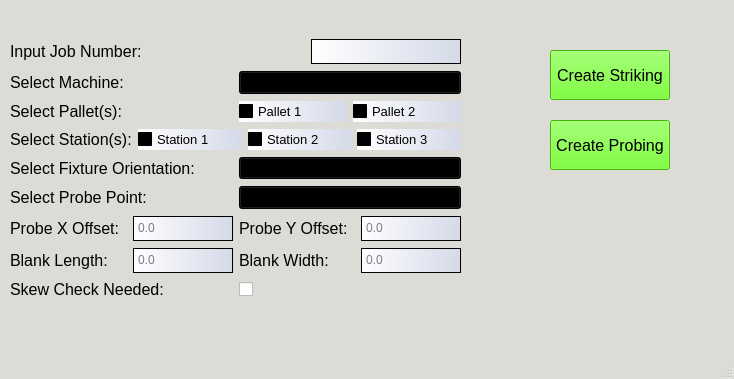
<?xml version="1.0" encoding="UTF-8"?>
<ui version="4.0">
 <class>MainWindow</class>
 <widget class="QMainWindow" name="MainWindow">
  <property name="geometry">
   <rect>
    <x>0</x>
    <y>0</y>
    <width>734</width>
    <height>379</height>
   </rect>
  </property>
  <property name="palette">
   <palette>
    <active>
     <colorrole role="WindowText">
      <brush brushstyle="SolidPattern">
       <color alpha="255">
        <red>0</red>
        <green>0</green>
        <blue>0</blue>
       </color>
      </brush>
     </colorrole>
     <colorrole role="Dark">
      <brush brushstyle="SolidPattern">
       <color alpha="255">
        <red>154</red>
        <green>154</green>
        <blue>154</blue>
       </color>
      </brush>
     </colorrole>
     <colorrole role="Text">
      <brush brushstyle="SolidPattern">
       <color alpha="255">
        <red>0</red>
        <green>0</green>
        <blue>0</blue>
       </color>
      </brush>
     </colorrole>
     <colorrole role="ButtonText">
      <brush brushstyle="SolidPattern">
       <color alpha="255">
        <red>0</red>
        <green>0</green>
        <blue>0</blue>
       </color>
      </brush>
     </colorrole>
     <colorrole role="Base">
      <brush brushstyle="SolidPattern">
       <color alpha="255">
        <red>255</red>
        <green>255</green>
        <blue>255</blue>
       </color>
      </brush>
     </colorrole>
     <colorrole role="Window">
      <brush brushstyle="SolidPattern">
       <color alpha="255">
        <red>221</red>
        <green>219</green>
        <blue>214</blue>
       </color>
      </brush>
     </colorrole>
    </active>
    <inactive>
     <colorrole role="WindowText">
      <brush brushstyle="SolidPattern">
       <color alpha="255">
        <red>0</red>
        <green>0</green>
        <blue>0</blue>
       </color>
      </brush>
     </colorrole>
     <colorrole role="Dark">
      <brush brushstyle="SolidPattern">
       <color alpha="255">
        <red>154</red>
        <green>154</green>
        <blue>154</blue>
       </color>
      </brush>
     </colorrole>
     <colorrole role="Text">
      <brush brushstyle="SolidPattern">
       <color alpha="255">
        <red>0</red>
        <green>0</green>
        <blue>0</blue>
       </color>
      </brush>
     </colorrole>
     <colorrole role="ButtonText">
      <brush brushstyle="SolidPattern">
       <color alpha="255">
        <red>0</red>
        <green>0</green>
        <blue>0</blue>
       </color>
      </brush>
     </colorrole>
     <colorrole role="Base">
      <brush brushstyle="SolidPattern">
       <color alpha="255">
        <red>255</red>
        <green>255</green>
        <blue>255</blue>
       </color>
      </brush>
     </colorrole>
     <colorrole role="Window">
      <brush brushstyle="SolidPattern">
       <color alpha="255">
        <red>221</red>
        <green>219</green>
        <blue>214</blue>
       </color>
      </brush>
     </colorrole>
    </inactive>
    <disabled>
     <colorrole role="WindowText">
      <brush brushstyle="SolidPattern">
       <color alpha="255">
        <red>154</red>
        <green>154</green>
        <blue>154</blue>
       </color>
      </brush>
     </colorrole>
     <colorrole role="Dark">
      <brush brushstyle="SolidPattern">
       <color alpha="255">
        <red>154</red>
        <green>154</green>
        <blue>154</blue>
       </color>
      </brush>
     </colorrole>
     <colorrole role="Text">
      <brush brushstyle="SolidPattern">
       <color alpha="255">
        <red>154</red>
        <green>154</green>
        <blue>154</blue>
       </color>
      </brush>
     </colorrole>
     <colorrole role="ButtonText">
      <brush brushstyle="SolidPattern">
       <color alpha="255">
        <red>154</red>
        <green>154</green>
        <blue>154</blue>
       </color>
      </brush>
     </colorrole>
     <colorrole role="Base">
      <brush brushstyle="SolidPattern">
       <color alpha="255">
        <red>221</red>
        <green>219</green>
        <blue>214</blue>
       </color>
      </brush>
     </colorrole>
     <colorrole role="Window">
      <brush brushstyle="SolidPattern">
       <color alpha="255">
        <red>221</red>
        <green>219</green>
        <blue>214</blue>
       </color>
      </brush>
     </colorrole>
    </disabled>
   </palette>
  </property>
  <property name="windowTitle">
   <string>Auto Strike/Probe Generator</string>
  </property>
  <property name="styleSheet">
   <string notr="true">background-color: rgb(200, 200, 200,rgb(50,50,50));</string>
  </property>
  <widget class="QWidget" name="centralwidget">
   <widget class="QPushButton" name="striking_pushbutton">
    <property name="geometry">
     <rect>
      <x>550</x>
      <y>50</y>
      <width>120</width>
      <height>50</height>
     </rect>
    </property>
    <property name="sizePolicy">
     <sizepolicy hsizetype="Minimum" vsizetype="Fixed">
      <horstretch>0</horstretch>
      <verstretch>0</verstretch>
     </sizepolicy>
    </property>
    <property name="palette">
     <palette>
      <active>
       <colorrole role="Button">
        <brush brushstyle="SolidPattern">
         <color alpha="255">
          <red>85</red>
          <green>255</green>
          <blue>0</blue>
         </color>
        </brush>
       </colorrole>
       <colorrole role="Base">
        <brush brushstyle="SolidPattern">
         <color alpha="255">
          <red>85</red>
          <green>255</green>
          <blue>0</blue>
         </color>
        </brush>
       </colorrole>
       <colorrole role="Window">
        <brush brushstyle="SolidPattern">
         <color alpha="255">
          <red>85</red>
          <green>255</green>
          <blue>0</blue>
         </color>
        </brush>
       </colorrole>
      </active>
      <inactive>
       <colorrole role="Button">
        <brush brushstyle="SolidPattern">
         <color alpha="255">
          <red>85</red>
          <green>255</green>
          <blue>0</blue>
         </color>
        </brush>
       </colorrole>
       <colorrole role="Base">
        <brush brushstyle="SolidPattern">
         <color alpha="255">
          <red>85</red>
          <green>255</green>
          <blue>0</blue>
         </color>
        </brush>
       </colorrole>
       <colorrole role="Window">
        <brush brushstyle="SolidPattern">
         <color alpha="255">
          <red>85</red>
          <green>255</green>
          <blue>0</blue>
         </color>
        </brush>
       </colorrole>
      </inactive>
      <disabled>
       <colorrole role="Button">
        <brush brushstyle="SolidPattern">
         <color alpha="255">
          <red>85</red>
          <green>255</green>
          <blue>0</blue>
         </color>
        </brush>
       </colorrole>
       <colorrole role="Base">
        <brush brushstyle="SolidPattern">
         <color alpha="255">
          <red>85</red>
          <green>255</green>
          <blue>0</blue>
         </color>
        </brush>
       </colorrole>
       <colorrole role="Window">
        <brush brushstyle="SolidPattern">
         <color alpha="255">
          <red>85</red>
          <green>255</green>
          <blue>0</blue>
         </color>
        </brush>
       </colorrole>
      </disabled>
     </palette>
    </property>
    <property name="font">
     <font>
      <pointsize>12</pointsize>
     </font>
    </property>
    <property name="styleSheet">
     <string notr="true">background-color: rgb(85, 255, 0);</string>
    </property>
    <property name="text">
     <string>Create Striking</string>
    </property>
   </widget>
   <widget class="QPushButton" name="probing_pushbutton">
    <property name="geometry">
     <rect>
      <x>550</x>
      <y>120</y>
      <width>120</width>
      <height>50</height>
     </rect>
    </property>
    <property name="sizePolicy">
     <sizepolicy hsizetype="Minimum" vsizetype="Fixed">
      <horstretch>0</horstretch>
      <verstretch>0</verstretch>
     </sizepolicy>
    </property>
    <property name="palette">
     <palette>
      <active>
       <colorrole role="Button">
        <brush brushstyle="SolidPattern">
         <color alpha="255">
          <red>85</red>
          <green>255</green>
          <blue>0</blue>
         </color>
        </brush>
       </colorrole>
       <colorrole role="Base">
        <brush brushstyle="SolidPattern">
         <color alpha="255">
          <red>85</red>
          <green>255</green>
          <blue>0</blue>
         </color>
        </brush>
       </colorrole>
       <colorrole role="Window">
        <brush brushstyle="SolidPattern">
         <color alpha="255">
          <red>85</red>
          <green>255</green>
          <blue>0</blue>
         </color>
        </brush>
       </colorrole>
      </active>
      <inactive>
       <colorrole role="Button">
        <brush brushstyle="SolidPattern">
         <color alpha="255">
          <red>85</red>
          <green>255</green>
          <blue>0</blue>
         </color>
        </brush>
       </colorrole>
       <colorrole role="Base">
        <brush brushstyle="SolidPattern">
         <color alpha="255">
          <red>85</red>
          <green>255</green>
          <blue>0</blue>
         </color>
        </brush>
       </colorrole>
       <colorrole role="Window">
        <brush brushstyle="SolidPattern">
         <color alpha="255">
          <red>85</red>
          <green>255</green>
          <blue>0</blue>
         </color>
        </brush>
       </colorrole>
      </inactive>
      <disabled>
       <colorrole role="Button">
        <brush brushstyle="SolidPattern">
         <color alpha="255">
          <red>85</red>
          <green>255</green>
          <blue>0</blue>
         </color>
        </brush>
       </colorrole>
       <colorrole role="Base">
        <brush brushstyle="SolidPattern">
         <color alpha="255">
          <red>85</red>
          <green>255</green>
          <blue>0</blue>
         </color>
        </brush>
       </colorrole>
       <colorrole role="Window">
        <brush brushstyle="SolidPattern">
         <color alpha="255">
          <red>85</red>
          <green>255</green>
          <blue>0</blue>
         </color>
        </brush>
       </colorrole>
      </disabled>
     </palette>
    </property>
    <property name="font">
     <font>
      <pointsize>12</pointsize>
     </font>
    </property>
    <property name="styleSheet">
     <string notr="true">background-color: rgb(85, 255, 0);</string>
    </property>
    <property name="text">
     <string>Create Probing</string>
    </property>
   </widget>
   <widget class="QWidget" name="">
    <property name="geometry">
     <rect>
      <x>10</x>
      <y>38</y>
      <width>451</width>
      <height>265</height>
     </rect>
    </property>
    <layout class="QVBoxLayout" name="verticalLayout">
     <item>
      <layout class="QHBoxLayout" name="horizontalLayout_5">
       <item>
        <widget class="QLabel" name="job_number_label">
         <property name="font">
          <font>
           <pointsize>12</pointsize>
          </font>
         </property>
         <property name="styleSheet">
          <string notr="true"/>
         </property>
         <property name="text">
          <string>Input Job Number:</string>
         </property>
        </widget>
       </item>
       <item>
        <widget class="QTextEdit" name="job_number_entry_box">
         <property name="sizePolicy">
          <sizepolicy hsizetype="Fixed" vsizetype="Fixed">
           <horstretch>0</horstretch>
           <verstretch>0</verstretch>
          </sizepolicy>
         </property>
         <property name="maximumSize">
          <size>
           <width>150</width>
           <height>25</height>
          </size>
         </property>
         <property name="styleSheet">
          <string notr="true">background-color: qlineargradient(spread:pad, x1:0, y1:0, x1:2, y2:0, stop:0 rgba(170, 180, 210, 255), stop:1 rgba(255, 255, 255, 255));
</string>
         </property>
        </widget>
       </item>
      </layout>
     </item>
     <item>
      <layout class="QHBoxLayout" name="horizontalLayout_4">
       <item>
        <widget class="QLabel" name="machine_select_label">
         <property name="font">
          <font>
           <pointsize>12</pointsize>
          </font>
         </property>
         <property name="text">
          <string>Select Machine:</string>
         </property>
        </widget>
       </item>
       <item>
        <widget class="QComboBox" name="machine_select_combobox">
         <property name="sizePolicy">
          <sizepolicy hsizetype="Preferred" vsizetype="Fixed">
           <horstretch>0</horstretch>
           <verstretch>0</verstretch>
          </sizepolicy>
         </property>
         <property name="font">
          <font>
           <pointsize>10</pointsize>
          </font>
         </property>
         <property name="styleSheet">
          <string notr="true">background-color: qlineargradient(spread:pad, x1:0, y1:0, x1:2, y2:0, stop:0 rgba(170, 180, 210, 255), stop:1 rgba(255, 255, 255, 255));</string>
         </property>
         <item>
          <property name="text">
           <string>Bruce</string>
          </property>
         </item>
         <item>
          <property name="text">
           <string>Chuck</string>
          </property>
         </item>
         <item>
          <property name="text">
           <string>LittleBro</string>
          </property>
         </item>
	    <item>
          <property name="text">
           <string>Dutch</string>
          </property>
         </item>
         <item>
          <property name="text">
           <string>VanDamme</string>
          </property>
         </item>
        </widget>
       </item>
      </layout>
     </item>
     <item>
      <layout class="QHBoxLayout" name="horizontalLayout_3">
       <item>
        <widget class="QLabel" name="pallet_checkbox_label">
         <property name="font">
          <font>
           <pointsize>12</pointsize>
          </font>
         </property>
         <property name="text">
          <string>Select Pallet(s):</string>
         </property>
        </widget>
       </item>
       <item>
        <layout class="QHBoxLayout" name="horizontalLayout_2">
         <item>
          <widget class="QCheckBox" name="pallet_1_checkbox">
           <property name="font">
            <font>
             <pointsize>10</pointsize>
            </font>
           </property>
           <property name="styleSheet">
            <string notr="true">background-color: qlineargradient(spread:pad, x1:0, y1:0, x1:2, y2:0, stop:0 rgba(170, 180, 210, 255), stop:1 rgba(255, 255, 255, 255));</string>
           </property>
           <property name="text">
            <string>Pallet 1</string>
           </property>
           <property name="checked">
            <bool>false</bool>
           </property>
          </widget>
         </item>
         <item>
          <widget class="QCheckBox" name="pallet_2_checkbox">
           <property name="font">
            <font>
             <pointsize>10</pointsize>
            </font>
           </property>
           <property name="styleSheet">
            <string notr="true">background-color: qlineargradient(spread:pad, x1:0, y1:0, x1:2, y2:0, stop:0 rgba(170, 180, 210, 255), stop:1 rgba(255, 255, 255, 255));</string>
           </property>
           <property name="text">
            <string>Pallet 2</string>
           </property>
          </widget>
         </item>
        </layout>
       </item>
      </layout>
     </item>
     <item>
      <layout class="QHBoxLayout" name="horizontalLayout">
       <item>
        <widget class="QLabel" name="station_select_label">
         <property name="font">
          <font>
           <pointsize>12</pointsize>
          </font>
         </property>
         <property name="text">
          <string>Select Station(s):</string>
         </property>
        </widget>
       </item>
       <item>
        <widget class="QCheckBox" name="station_1_checkbox">
         <property name="font">
          <font>
           <pointsize>10</pointsize>
          </font>
         </property>
         <property name="styleSheet">
          <string notr="true">background-color: qlineargradient(spread:pad, x1:0, y1:0, x1:2, y2:0, stop:0 rgba(170, 180, 210, 255), stop:1 rgba(255, 255, 255, 255));</string>
         </property>
         <property name="text">
          <string>Station 1</string>
         </property>
        </widget>
       </item>
       <item>
        <widget class="QCheckBox" name="station_2_checkbox">
         <property name="font">
          <font>
           <pointsize>10</pointsize>
          </font>
         </property>
         <property name="styleSheet">
          <string notr="true">background-color: qlineargradient(spread:pad, x1:0, y1:0, x1:2, y2:0, stop:0 rgba(170, 180, 210, 255), stop:1 rgba(255, 255, 255, 255));</string>
         </property>
         <property name="text">
          <string>Station 2</string>
         </property>
        </widget>
       </item>
       <item>
        <widget class="QCheckBox" name="station_3_checkbox">
         <property name="font">
          <font>
           <pointsize>10</pointsize>
          </font>
         </property>
         <property name="styleSheet">
          <string notr="true">background-color: qlineargradient(spread:pad, x1:0, y1:0, x1:2, y2:0, stop:0 rgba(170, 180, 210, 255), stop:1 rgba(255, 255, 255, 255));</string>
         </property>
         <property name="text">
          <string>Station 3</string>
         </property>
        </widget>
       </item>
      </layout>
     </item>
     <item>
      <layout class="QHBoxLayout" name="horizontalLayout_6">
       <item>
        <widget class="QLabel" name="orientation_label">
         <property name="font">
          <font>
           <pointsize>12</pointsize>
          </font>
         </property>
         <property name="text">
          <string>Select Fixture Orientation:</string>
         </property>
        </widget>
       </item>
       <item>
        <widget class="QComboBox" name="orientation_combobox">
         <property name="styleSheet">
          <string notr="true">background-color: qlineargradient(spread:pad, x1:0, y1:0, x1:2, y2:0, stop:0 rgba(170, 180, 210, 255), stop:1 rgba(255, 255, 255, 255));</string>
         </property>
         <item>
          <property name="text">
           <string>Horizontal</string>
          </property>
         </item>
         <item>
          <property name="text">
           <string>Vertical</string>
          </property>
         </item>
        </widget>
       </item>
      </layout>
     </item>
     <item>
      <layout class="QHBoxLayout" name="horizontalLayout_7">
       <item>
        <widget class="QLabel" name="wcs_select_label">
         <property name="font">
          <font>
           <pointsize>12</pointsize>
          </font>
         </property>
         <property name="text">
          <string>Select Probe Point:</string>
         </property>
        </widget>
       </item>
       <item>
        <widget class="QComboBox" name="wcs_select_combobox">
         <property name="font">
          <font>
           <pointsize>10</pointsize>
          </font>
         </property>
         <property name="styleSheet">
          <string notr="true">background-color: qlineargradient(spread:pad, x1:0, y1:0, x1:2, y2:0, stop:0 rgba(170, 180, 210, 255), stop:1 rgba(255, 255, 255, 255));</string>
         </property>
         <item>
          <property name="text">
           <string>Back Left</string>
          </property>
         </item>
         <item>
          <property name="text">
           <string>Back Right</string>
          </property>
         </item>
         <item>
          <property name="text">
           <string>Front Left</string>
          </property>
         </item>
         <item>
          <property name="text">
           <string>Front Right</string>
          </property>
         </item>
         <item>
          <property name="text">
           <string>Center</string>
          </property>
         </item>
        </widget>
       </item>
      </layout>
     </item>
     <item>
      <layout class="QHBoxLayout" name="horizontalLayout_10">
       <item>
        <layout class="QHBoxLayout" name="horizontalLayout_9">
         <item>
          <widget class="QLabel" name="probe_x_offset_label">
           <property name="font">
            <font>
             <pointsize>12</pointsize>
            </font>
           </property>
           <property name="styleSheet">
            <string notr="true"/>
           </property>
           <property name="text">
            <string>Probe X Offset:</string>
           </property>
          </widget>
         </item>
         <item>
          <widget class="QTextEdit" name="x_offset_entry_box">
           <property name="sizePolicy">
            <sizepolicy hsizetype="Fixed" vsizetype="Fixed">
             <horstretch>0</horstretch>
             <verstretch>0</verstretch>
            </sizepolicy>
           </property>
           <property name="maximumSize">
            <size>
             <width>100</width>
             <height>25</height>
            </size>
           </property>
           <property name="styleSheet">
            <string notr="true">background-color: qlineargradient(spread:pad, x1:0, y1:0, x1:2, y2:0, stop:0 rgba(170, 180, 210, 255), stop:1 rgba(255, 255, 255, 255));</string>
           </property>
           <property name="verticalScrollBarPolicy">
            <enum>Qt::ScrollBarAlwaysOff</enum>
           </property>
           <property name="horizontalScrollBarPolicy">
            <enum>Qt::ScrollBarAlwaysOff</enum>
           </property>
           <property name="placeholderText">
            <string>0.0</string>
           </property>
          </widget>
         </item>
        </layout>
       </item>
       <item>
        <layout class="QHBoxLayout" name="horizontalLayout_8">
         <item>
          <widget class="QLabel" name="probe_y_offset_label">
           <property name="font">
            <font>
             <pointsize>12</pointsize>
            </font>
           </property>
           <property name="styleSheet">
            <string notr="true"/>
           </property>
           <property name="text">
            <string>Probe Y Offset:</string>
           </property>
          </widget>
         </item>
         <item>
          <widget class="QTextEdit" name="y_offset_entry_box">
           <property name="sizePolicy">
            <sizepolicy hsizetype="Fixed" vsizetype="Fixed">
             <horstretch>0</horstretch>
             <verstretch>0</verstretch>
            </sizepolicy>
           </property>
           <property name="maximumSize">
            <size>
             <width>100</width>
             <height>25</height>
            </size>
           </property>
           <property name="styleSheet">
            <string notr="true">background-color: qlineargradient(spread:pad, x1:0, y1:0, x1:2, y2:0, stop:0 rgba(170, 180, 210, 255), stop:1 rgba(255, 255, 255, 255));</string>
           </property>
           <property name="inputMethodHints">
            <set>Qt::ImhMultiLine</set>
           </property>
           <property name="verticalScrollBarPolicy">
            <enum>Qt::ScrollBarAlwaysOff</enum>
           </property>
           <property name="horizontalScrollBarPolicy">
            <enum>Qt::ScrollBarAlwaysOff</enum>
           </property>
           <property name="placeholderText">
            <string>0.0</string>
           </property>
          </widget>
         </item>
        </layout>
       </item>
      </layout>
     </item>
     <item>
      <layout class="QHBoxLayout" name="horizontalLayout_12">
       <item>
        <widget class="QLabel" name="blank_length_label">
         <property name="font">
          <font>
           <pointsize>12</pointsize>
          </font>
         </property>
         <property name="styleSheet">
          <string notr="true"/>
         </property>
         <property name="text">
          <string>Blank Length:</string>
         </property>
        </widget>
       </item>
       <item>
        <widget class="QTextEdit" name="blank_length_entry_box">
         <property name="sizePolicy">
          <sizepolicy hsizetype="Fixed" vsizetype="Fixed">
           <horstretch>0</horstretch>
           <verstretch>0</verstretch>
          </sizepolicy>
         </property>
         <property name="maximumSize">
          <size>
           <width>100</width>
           <height>25</height>
          </size>
         </property>
         <property name="styleSheet">
          <string notr="true">background-color: qlineargradient(spread:pad, x1:0, y1:0, x1:2, y2:0, stop:0 rgba(170, 180, 210, 255), stop:1 rgba(255, 255, 255, 255));</string>
         </property>
         <property name="inputMethodHints">
          <set>Qt::ImhMultiLine</set>
         </property>
         <property name="verticalScrollBarPolicy">
          <enum>Qt::ScrollBarAlwaysOff</enum>
         </property>
         <property name="horizontalScrollBarPolicy">
          <enum>Qt::ScrollBarAlwaysOff</enum>
         </property>
         <property name="placeholderText">
          <string>0.0</string>
         </property>
        </widget>
       </item>
       <item>
        <widget class="QLabel" name="blank_width_label">
         <property name="font">
          <font>
           <pointsize>12</pointsize>
          </font>
         </property>
         <property name="styleSheet">
          <string notr="true"/>
         </property>
         <property name="text">
          <string>Blank Width:</string>
         </property>
        </widget>
       </item>
       <item>
        <widget class="QTextEdit" name="blank_width_entry_box">
         <property name="sizePolicy">
          <sizepolicy hsizetype="Fixed" vsizetype="Fixed">
           <horstretch>0</horstretch>
           <verstretch>0</verstretch>
          </sizepolicy>
         </property>
         <property name="maximumSize">
          <size>
           <width>100</width>
           <height>25</height>
          </size>
         </property>
         <property name="styleSheet">
          <string notr="true">background-color: qlineargradient(spread:pad, x1:0, y1:0, x1:2, y2:0, stop:0 rgba(170, 180, 210, 255), stop:1 rgba(255, 255, 255, 255));</string>
         </property>
         <property name="verticalScrollBarPolicy">
          <enum>Qt::ScrollBarAlwaysOff</enum>
         </property>
         <property name="horizontalScrollBarPolicy">
          <enum>Qt::ScrollBarAlwaysOff</enum>
         </property>
         <property name="placeholderText">
          <string>0.0</string>
         </property>
        </widget>
       </item>
      </layout>
     </item>
     <item>
      <layout class="QHBoxLayout" name="horizontalLayout_11">
       <item>
        <widget class="QLabel" name="skew_check_label">
         <property name="font">
          <font>
           <pointsize>12</pointsize>
          </font>
         </property>
         <property name="styleSheet">
          <string notr="true"/>
         </property>
         <property name="text">
          <string>Skew Check Needed:</string>
         </property>
        </widget>
       </item>
       <item>
        <widget class="QCheckBox" name="skew_check_box">
         <property name="text">
          <string/>
         </property>
        </widget>
       </item>
      </layout>
     </item>
    </layout>
   </widget>
  </widget>
  <widget class="QStatusBar" name="statusbar"/>
  <widget class="QMenuBar" name="menuBar">
   <property name="geometry">
    <rect>
     <x>0</x>
     <y>0</y>
     <width>734</width>
     <height>21</height>
    </rect>
   </property>
  </widget>
 </widget>
 <resources/>
 <connections/>
</ui>
